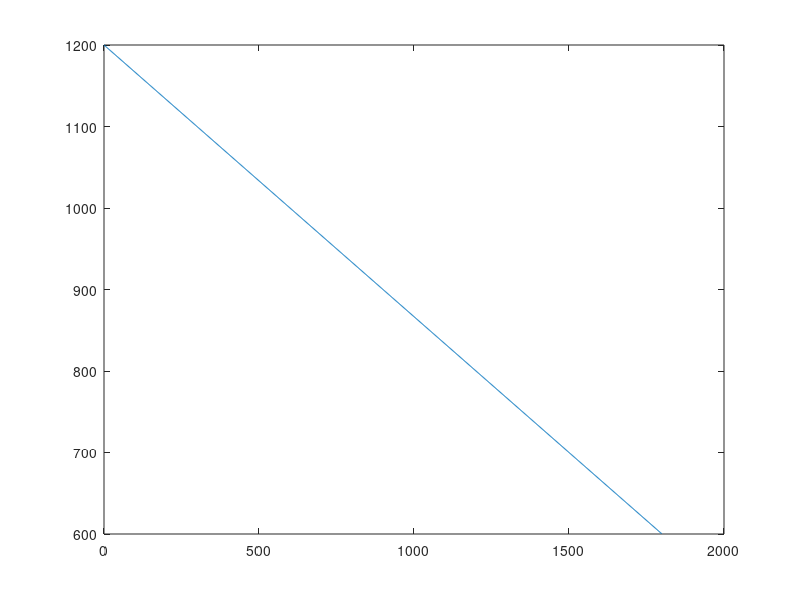

The MATLAB script that drew this image:
clear all;
close all;
clc;
format long;
rf=1e3;
rg=3*rf;
vi=0:1.7:1800;
vb=900;
vo=(1+rf/rg)*vb-rf/rg*vi;
plot(vi,vo);
